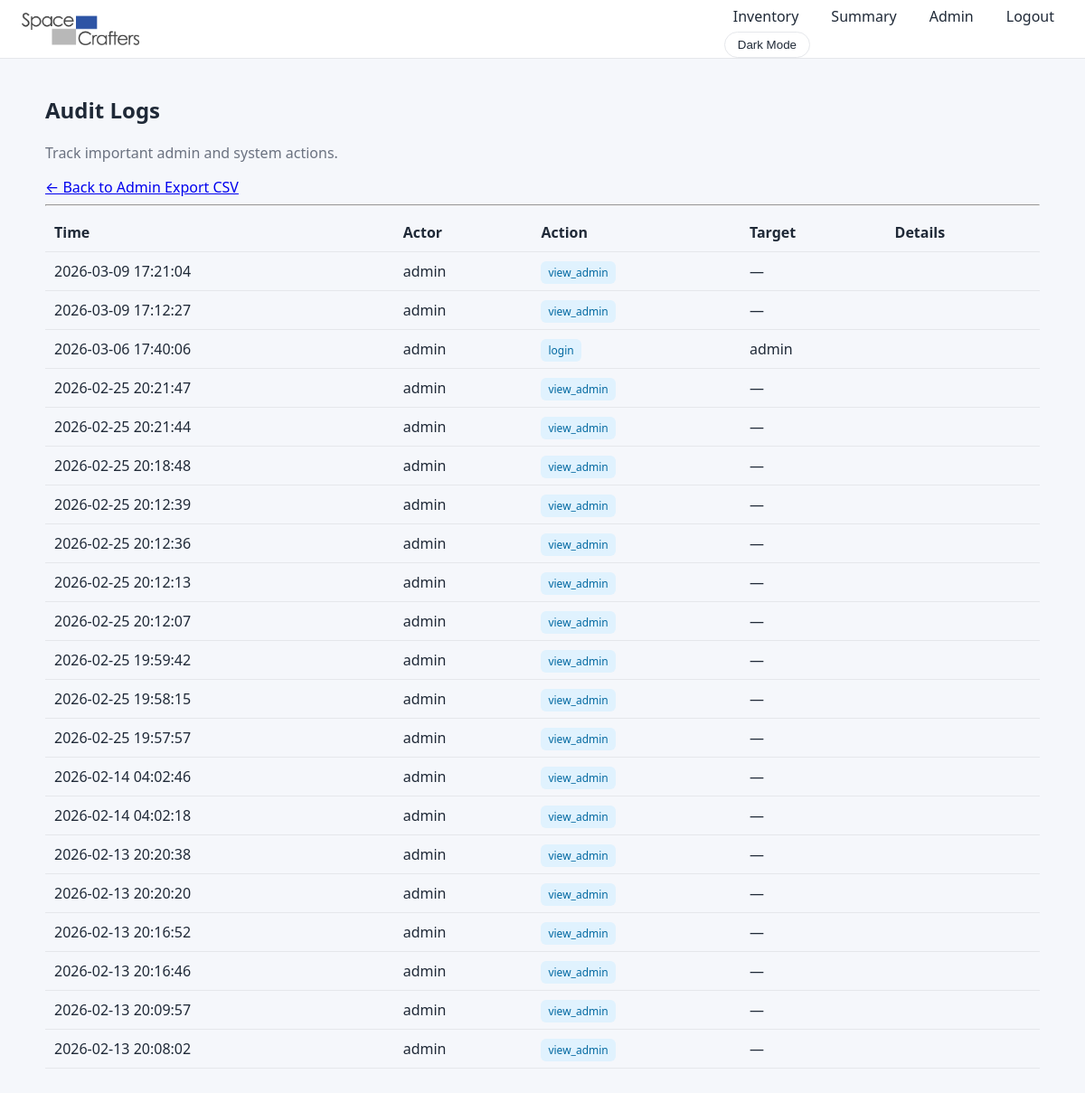
The page /admin/logs (signed in) on the database its author committed.
### models.py (models this page shows)
class AuditLog(db.Model):
    __tablename__ = "audit_logs"
    id = db.Column(db.Integer, primary_key=True)
    actor_id = db.Column(
        db.Integer,
        db.ForeignKey("users.id"),
        nullable=True,
    )
    action = db.Column(db.String(200), nullable=False)
    target = db.Column(db.String(200))
    details = db.Column(db.Text)
    created_at = db.Column(
        db.DateTime,
        default=lambda: datetime.now(timezone.utc),
    )
    actor = db.relationship("User", back_populates="audit_logs")

class User(db.Model, UserMixin):
    __tablename__ = "users"
    id = db.Column(db.Integer, primary_key=True)
    username = db.Column(db.String(150), unique=True, nullable=False)
    password = db.Column(db.String(200), nullable=False)
    is_admin = db.Column(db.Boolean, default=False)
    audit_logs = db.relationship(
        "AuditLog",
        back_populates="actor",
        cascade="all, delete-orphan",
    )
    @property
    def is_active(self):
        return True

### app.py (the view)
@app.route("/admin/logs")
@login_required
@admin_required
def view_audit_logs():
    logs = AuditLog.query.order_by(AuditLog.id.desc()).limit(200).all()
    return render_template("audit_logs.html", logs=logs)

### app.py (called while the page is built)
@login_manager.user_loader
def load_user(user_id):
    return db.session.get(User, int(user_id))

def admin_required(view):
    @wraps(view)
    def wrapped(*args, **kwargs):
        if not current_user.is_authenticated or not current_user.is_admin:
            abort(403)
        return view(*args, **kwargs)
    return wrapped

### templates/audit_logs.html (shortened to what this page needs)
{% extends "base.html" %}
{% block content %}
<h2>Audit Logs</h2>
<p class="muted-text">
  Track important admin and system actions.
</p>
<a href="{{ url_for('admin') }}"
   class="btn btn-outline btn-sm">
  ← Back to Admin
</a>
<a href="{{ url_for('export_audit_logs') }}"
   class="btn btn-primary btn-sm">
  Export CSV
</a>
<hr class="soft-divider">
{% if logs %}
<table class="summary-table">
  <thead>
    <tr>
      <th>Time</th>
      <th>Actor</th>
      <th>Action</th>
      <th>Target</th>
      <th>Details</th>
    </tr>
  </thead>
  <tbody>
    {% for log in logs %}
    <tr>
      <td>
        {{ log.created_at.strftime("%Y-%m-%d %H:%M:%S") }}
      </td>
      <td>
        {% if log.actor %}
          {{ log.actor.username }}
        {% else %}
          <em class="muted-text">System</em>
        {% endif %}
      </td>
      <td>
        <span class="badge badge-log">
          {{ log.action }}
        </span>
      </td>
      <td>
        {{ log.target or "—" }}
      </td>
      <td class="log-details">
      </td>
    </tr>
    {% endfor %}
  </tbody>
</table>
{% else %}
<p class="muted-text">
  No audit logs recorded yet.
</p>
{% endif %}
{% endblock %}

### templates/base.html (shortened to what this page needs)
<!DOCTYPE html>
<html lang="en">
<head>
    <link rel="stylesheet" href="{{ url_for('static', filename='style.css') }}">
</head>
<body>
<header class="header">
    <div class="nav-left">
        <img
            src="{{ url_for('static', filename='logo.png') }}"
            class="logo-img"
            alt="App logo"
        >
    </div>
    <div class="nav-right">
        <nav class="nav-links">
            {% if current_user.is_authenticated %}
                <a href="/" class="nav-link">Inventory</a>
                <a href="/summary" class="nav-link">Summary</a>
                {% if current_user.is_admin %}
                    <a href="/admin" class="nav-link">Admin</a>
                {% endif %}
                <a href="/logout" class="nav-link">Logout</a>
            {% else %}
                <a href="/login" class="nav-link">Login</a>
            {% endif %}
        </nav>
        <button id="darkToggle" class="dark-toggle">
        </button>
    </div>
</header>
<main class="page">
    {% block content %}{% endblock %}
</main>
</body>
</html>

### static/style.css (style rules this page uses)
:root { --blue: #2563eb; --blue-hover: #1d4ed8; --bg: #f5f7fb; --card: #ffffff; --border: #e5e7eb; --text: #1f2937; --muted: #6b7280; }
body { margin: 0; font-family: system-ui, -apple-system, sans-serif; background: var(--bg); color: var(--text); }
img { max-width: 100%; display: block; }
.header { position: sticky; top: 0; height: 64px; background: var(--card); border-bottom: 1px solid var(--border); display: flex; justify-content: space-between; align-items: center; padding: 0 24px; z-index: 10; }
.nav-links { display: flex; gap: 16px; align-items: center; }
.nav-link { text-decoration: none; color: var(--text); font-weight: 500; padding: 6px 10px; border-radius: 8px; }
.dark-toggle { border: 1px solid var(--border); background: transparent; padding: 6px 14px; border-radius: 999px; cursor: pointer; color: var(--text); }
.logo-img { height: 36px; width: auto; object-fit: contain; }
.page { max-width: 1100px; margin: 40px auto; padding: 0 20px; }
.summary-table { width: 100%; border-collapse: collapse; }
.summary-table th, .summary-table td { padding: 10px; border-bottom: 1px solid var(--border); text-align: left; }
.badge-log { background: #e0f2fe; color: #0369a1; padding: 4px 8px; border-radius: 6px; font-size: 12px; }
.muted-text { color: var(--muted); }

### rows shown on the page
AuditLog: created_at "2026-03-09 17:21:04", actor.username "admin", action "view_admin", target "—"
AuditLog: created_at "2026-03-09 17:12:27", actor.username "admin", action "view_admin", target "—"
AuditLog: created_at "2026-03-06 17:40:06", actor.username "admin", action "login", target "admin"
AuditLog: created_at "2026-02-25 20:21:47", actor.username "admin", action "view_admin", target "—"
AuditLog: created_at "2026-02-25 20:21:44", actor.username "admin", action "view_admin", target "—"
AuditLog: created_at "2026-02-25 20:18:48", actor.username "admin", action "view_admin", target "—"
AuditLog: created_at "2026-02-25 20:12:39", actor.username "admin", action "view_admin", target "—"
AuditLog: created_at "2026-02-25 20:12:36", actor.username "admin", action "view_admin", target "—"
AuditLog: created_at "2026-02-25 20:12:13", actor.username "admin", action "view_admin", target "—"
AuditLog: created_at "2026-02-25 20:12:07", actor.username "admin", action "view_admin", target "—"
AuditLog: created_at "2026-02-25 19:59:42", actor.username "admin", action "view_admin", target "—"
AuditLog: created_at "2026-02-25 19:58:15", actor.username "admin", action "view_admin", target "—"
AuditLog: created_at "2026-02-25 19:57:57", actor.username "admin", action "view_admin", target "—"
AuditLog: created_at "2026-02-14 04:02:46", actor.username "admin", action "view_admin", target "—"
AuditLog: created_at "2026-02-14 04:02:18", actor.username "admin", action "view_admin", target "—"
AuditLog: created_at "2026-02-13 20:20:38", actor.username "admin", action "view_admin", target "—"
AuditLog: created_at "2026-02-13 20:20:20", actor.username "admin", action "view_admin", target "—"
AuditLog: created_at "2026-02-13 20:16:52", actor.username "admin", action "view_admin", target "—"
AuditLog: created_at "2026-02-13 20:16:46", actor.username "admin", action "view_admin", target "—"
AuditLog: created_at "2026-02-13 20:09:57", actor.username "admin", action "view_admin", target "—"
AuditLog: created_at "2026-02-13 20:08:02", actor.username "admin", action "view_admin", target "—"
